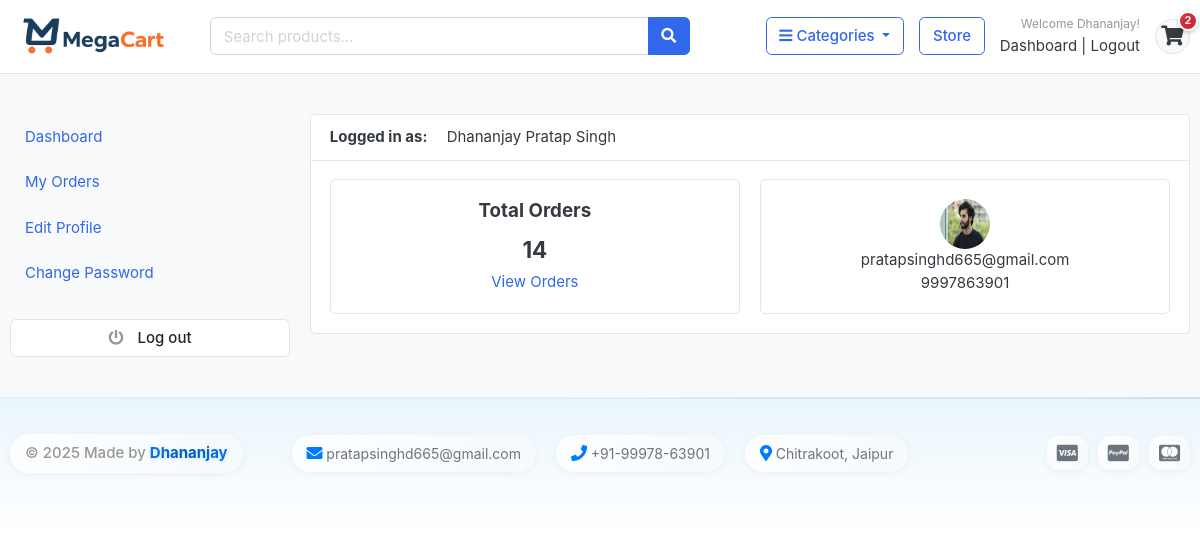
The page /accounts/dashboard/ (signed in) on the database its author committed.
### accounts/models.py (models this page shows, shortened)
class Account(AbstractBaseUser, PermissionsMixin):
    ROLE_CHOICES = (
        ('Customer', 'Customer'),
        ('Seller', 'Seller'),
        ('Admin', 'Admin'),
    )
    role = models.CharField(max_length=10, choices=ROLE_CHOICES, default='Customer')
    first_name = models.CharField(max_length=50)
    last_name = models.CharField(max_length=50)
    username = models.CharField(max_length=50, unique=True)
    email = models.EmailField(max_length=100, unique=True)
    phone_number = models.CharField(max_length=50)
    date_joined = models.DateTimeField(auto_now_add=True)
    last_login = models.DateTimeField(auto_now_add=True)
    is_admin = models.BooleanField(default=False)
    is_staff = models.BooleanField(default=False)
    is_superuser = models.BooleanField(default=False)
    is_active = models.BooleanField(default=True)
    is_superadmin = models.BooleanField(default=False)
    USERNAME_FIELD = 'email'
    REQUIRED_FIELDS = ['username', 'first_name', 'last_name']
    objects = MyAccountManager()
    def full_name(self):
        return f'{self.first_name} {self.last_name}'

class UserProfile(models.Model):
    user = models.OneToOneField(Account, on_delete=models.CASCADE)
    address_line_1 = models.CharField(blank=True, max_length=100)
    address_line_2 = models.CharField(blank=True, max_length=100)
    profile_picture = models.ImageField(upload_to='userprofile/', blank=True, default='media/default/default-user.png')
    city = models.CharField(blank=True, max_length=20)
    state = models.CharField(blank=True, max_length=20)
    country = models.CharField(blank=True, max_length=20)

### accounts/views.py (the view)
# urls.py: path('dashboard/', views.dashboard, name='dashboard'),
@login_required(login_url='login')
def dashboard(request):
    orders = Order.objects.order_by('-created_at').filter(user_id=request.user.id, is_ordered=True)
    orders_count = orders.count()
    try:
        userprofile = UserProfile.objects.get(user_id=request.user.id)
    except UserProfile.DoesNotExist:
        userprofile = None
    context = {
        'orders_count': orders_count,
        'userprofile': userprofile,
    }
    return render(request, 'accounts/dashboard.html', context)

### carts/context_processors.py (called while the page is built)
def counter(request):
    cart_count = 0
    if 'admin' in request.path:
        return {}
    else:
        try:
            cart = Cart.objects.filter(cart_id=_cart_id(request))
            if request.user.is_authenticated:
                cart_items = CartItem.objects.all().filter(user=request.user)
            else:
                cart_items = CartItem.objects.all().filter(cart=cart[:1])
            for cart_item in cart_items:
                cart_count += cart_item.quantity
        except Cart.DoesNotExist:
            cart_count = 0
    return dict(cart_count=cart_count)

### carts/views.py (called while the page is built)
def _cart_id(request):
    cart = request.session.session_key
    if not cart:
        cart = request.session.create()
    return cart

### category/context_processors.py (called while the page is built)
def menu_links(request):
    links = Category.objects.all()
    return dict(links=links)

### category/models.py (called while the page is built)
    def get_url(self):
        return reverse('products_by_category', args=[self.slug])

### templates/accounts/dashboard.html (shortened to what this page needs)
{% extends 'base.html' %}
{% block content %}
<section class="section-conten padding-y bg">
<div class="container">
	<div class="row">
	{% include 'includes/dashboard_sidebar.html' %}
	<main class="col-md-9">
		<article class="card">
		<header class="card-header">
			<strong class="d-inline-block mr-3">Logged in as:</strong>
			<span>{{user.full_name}}</span>
		</header>
		<div class="card-body">
			<div class="row">
			<div class="col-md-6">
				<div class="card" style="text-align:center;">
					<div class="card-body">
						<h5 class="card-title">Total Orders</h5>
						<h4>{{orders_count}}</h4>
						<a href="{% url 'my_orders' %}">View Orders</a>
					</div>
				</div>
			</div>
			<div class="col-md-6">
				<div class="card" style="text-align:center;">
					<div class="card-body">
						<img src="{{userprofile.profile_picture.url}}" alt="User Profile Picture" width="50" height="50" style="border-radius:50%;">
						<p class="mb-0">{{user.email}}</p>
						<p>{{user.phone_number}}</p>
					</div>
				</div>
			</div>
			</div>
		</div>
		</article>
	</main>
</div>
</div>
</section>
{% endblock %}

### templates/includes/navbar.html (shortened to what this page needs)
{% load static %}
<header class="section-header">
<section class="header-main border-bottom">
  <div class="container-fluid">
    <div class="row align-items-center">
      <div class="col-3 col-sm-2 col-md-2 col-lg-2">
        <a href="{% url 'home' %}" class="brand-wrap">
          <img class="logo img-fluid" src="{% static './images/logo.png' %}" alt="Logo">
        </a>
      </div>
      <div class="col-lg-5 d-none d-lg-block">
        <form action="{% url 'search' %}" class="search" method='GET'>
          <div class="input-group">
            <input type="text" class="form-control" placeholder="Search products..." name="keyword">
            <div class="input-group-append">
              <button class="btn btn-primary" type="submit">
                <i class="fa fa-search"></i>
              </button>
            </div>
          </div>
        </form>
      </div>
      <div class="col-lg-5 col-md-8 d-none d-md-flex justify-content-end align-items-center">
        <div class="dropdown me-3">
          <button type="button" class="btn btn-outline-primary dropdown-toggle" data-toggle="dropdown">
            <i class="fa fa-bars"></i> Categories
          </button>
        </div>
        <a href="{% url 'store' %}" class="btn btn-outline-primary me-3">Store</a>
        <div class="user-info me-3">
          {% if user.id is None %}
            <div class="widget-header">
              <small class="title text-muted d-none d-lg-block">Welcome guest!</small>
              <div>
                <a href="{% url 'login' %}" class="text-decoration-none">Sign in</a>
                <span class="dark-transp d-none d-lg-inline"> | </span>
                <a href="{% url 'register' %}" class="text-decoration-none d-none d-lg-inline">Register</a>
              </div>
            </div>
          {% else %}
            <div class="widget-header">
              <small class="title text-muted d-none d-lg-block">Welcome {{user.first_name}}!</small>
              <div>
                <a href="{% url 'dashboard' %}" class="text-decoration-none">Dashboard</a>
                <span class="dark-transp d-none d-lg-inline"> | </span>
                <a href="{% url 'logout' %}" class="text-decoration-none d-none d-lg-inline">Logout</a>
              </div>
            </div>
          {% endif %}
        </div>
        <a href="{% url 'cart' %}" class="cart-link position-relative">
          <div class="icon icon-sm rounded-circle border d-flex align-items-center justify-content-center">
            <i class="fa fa-shopping-cart"></i>
          </div>
          <span class="cart-badge">{{cart_count}}</span>
        </a>
      </div>
    </div>
  </div>
</section>
</header>

### MegaCart/static/css/ui.css (style rules this page uses)
html { font-family: "Inter", sans-serif; font-size: 15px; }
.icon-xs, .icon-sm, .icon-md, .icon-lg { display: inline-block; text-align: center; flex-shrink: 0; flex-grow: 0; }
.icon-sm { width: 48px; height: 48px; line-height: 48px !important; font-size: 20px; }
.padding-y { padding-top: 40px; padding-bottom: 40px; }
article:after, .form-group:after { display: block; clear: both; content: ""; }
.bg { background-color: #f8f9fa; }
p:last-child { margin-bottom: 0; }
.header-main { position: relative; padding-top: 1rem; padding-bottom: 1rem; }
.brand-wrap .logo, .navbar-brand .logo { margin-right: 7px; max-height: 42px; display: inline-block; }
.widget-header { display: inline-block; vertical-align: middle; position: relative; }
.widget-header a { color: #343a40; }
.widget-header .title { display: block; }

### templates/includes/navbar.html (style rules this page uses)
.section-header { background-color: #fff; box-shadow: 0 2px 4px rgba(0,0,0,0.1); }
.logo { max-height: 40px; width: auto; }
.cart-link { text-decoration: none; color: inherit; }
.cart-link .icon { width: 35px; height: 35px; background-color: #f8f9fa; border: 1px solid #dee2e6; }
.cart-badge { position: absolute; top: -8px; right: -8px; background: linear-gradient(135deg, #dc3545, #c82333); color: white; border-radius: 50%; min-width: 20px; height: 20px; display: flex; align-items: center; justify-content: center; font-size: 11px; font-weight: 600; line-height: 1; box-shadow: 0 2px 4px rgba(0,0,0,0.2); border: 2px solid white; }
@media (min-width: 768px) { .user-info { text-align: right; } }
@media (min-width: 768px) { .widget-header { min-width: 120px; } }
@media (min-width: 768px) { .widget-header small { display: block; margin-bottom: 2px; } }
.me-3 { margin-right: 1rem !important; }

### rows shown on the page
Account: first_name "Dhananjay", full_name "Dhananjay Pratap Singh", email "pratapsinghd665@gmail.com", phone_number "9997863901"
UserProfile: profile_picture (picture)

### other values the page prints
{{ cart_count }} "2"
{{ orders_count }} "14"
